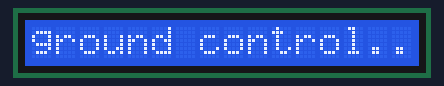
A sketch run on a simulated Arduino Uno, built with avr-gcc and run on an emulated ATmega328P. On the bench: 16×1 character LCD.

Above: at 0.1 s.
At 4.6 s:
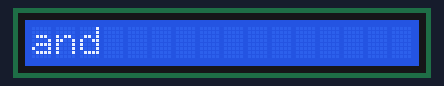
At 9.1 s:
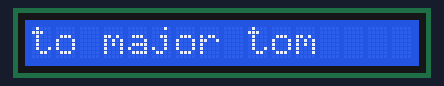
At 18.2 s:
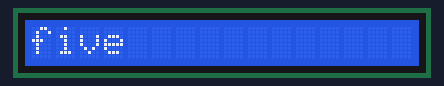
At 28.7 s:
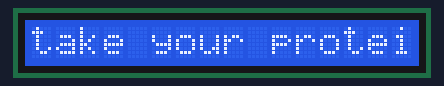
At 37.7 s:
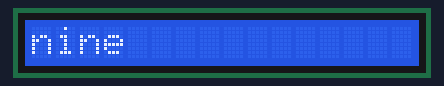

Measured:
- what the display in image 1 shows lasts 1.5 s, from 4.6 s to 6.1 s

The sketch:

clock.ino
```cpp
#include <LiquidCrystal.h>
#include <time.h>
#include <assert.h>

int rs = 12;
int rw = 11;
int e = 10;
int d4 = 5;
int d5 = 4;
int d6 = 3;
int d7 = 2;

String arr[19] {"ground control...", " to major tom",
"take your protein pills", "and", "put your helmet on",
"ground control..", "to major tom", "ten", "nine", "eight", "seven", "six"
"commencing countdown, engines on", "five", "four", "three",
"check ignition and may gods love be with you","two", "one", "liftoff"};

LiquidCrystal lcd(rs, rw, e, d4, d5,d6, d7);


void setup()
{
  lcd.begin(16, 1);
}

void loop() {
  for(int i = 0; i < 17; i++){
    arr[i];
    lcd.print(arr[i]);
    delay(1500);
    lcd.clear();
    if(i > 17){
      i = 0;
    }
  }
}
```
